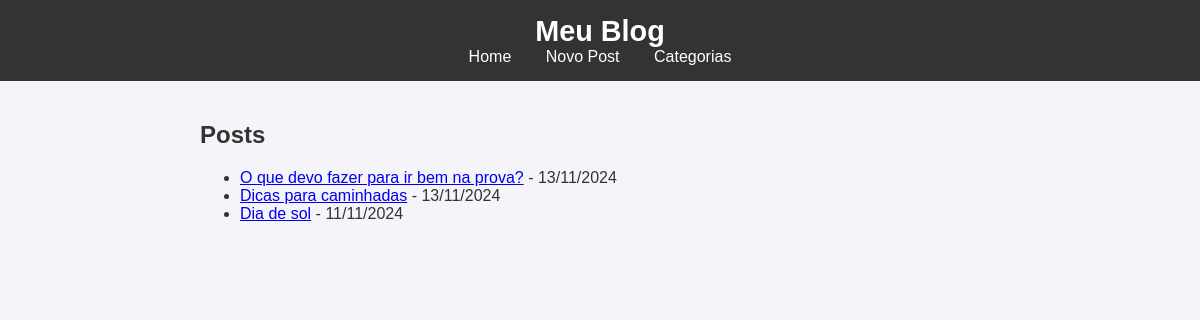
The page / on the database its author committed.
### blog/models.py (models this page shows, shortened)
class Post(models.Model):
    title = models.CharField(max_length=200)
    content = models.TextField()
    post_date = models.DateTimeField(auto_now_add=True)
    categories = models.ManyToManyField(Category, related_name='posts')

### blog/views.py (the view)
# urls.py: path('', PostListView.as_view(), name='post_list'),
class PostListView(ListView):
    model = Post
    template_name = 'blog/post_list.html'
    context_object_name = 'posts'
    ordering = ['-post_date']

### blog/templates/blog/post_list.html
{% extends 'blog/base.html' %}
{% block content %}
    <h2>Posts</h2>
    <ul>
        {% for post in posts %}
            <li><a href="{% url 'post_detail' post.id %}">{{ post.title }}</a> - {{ post.post_date|date:"d/m/Y" }}</li>
        {% empty %}
            <p>Nenhum post encontrado.</p>
        {% endfor %}
    </ul>
{% endblock %}

### blog/static/css/styles.css (style rules this page uses)
body { font-family: Arial, sans-serif; background-color: #f4f4f9; margin: 0; padding: 0; color: #333; }

### rows shown on the page
Post: title "O que devo fazer para ir bem na prova?", post_date "13/11/2024"
Post: title "Dicas para caminhadas", post_date "13/11/2024"
Post: title "Dia de sol", post_date "11/11/2024"
